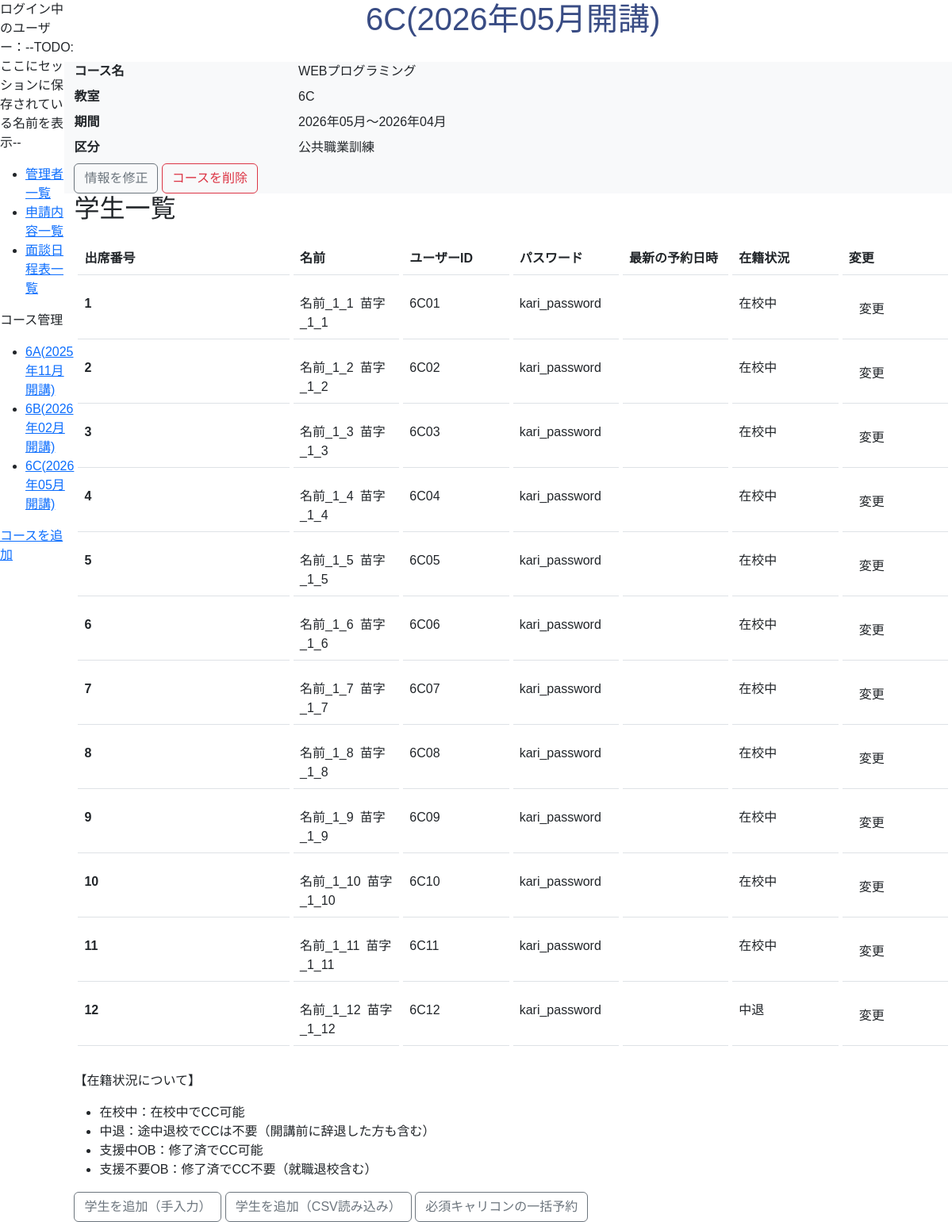
The app's page /admin/student.php?courses_id=1, older data.
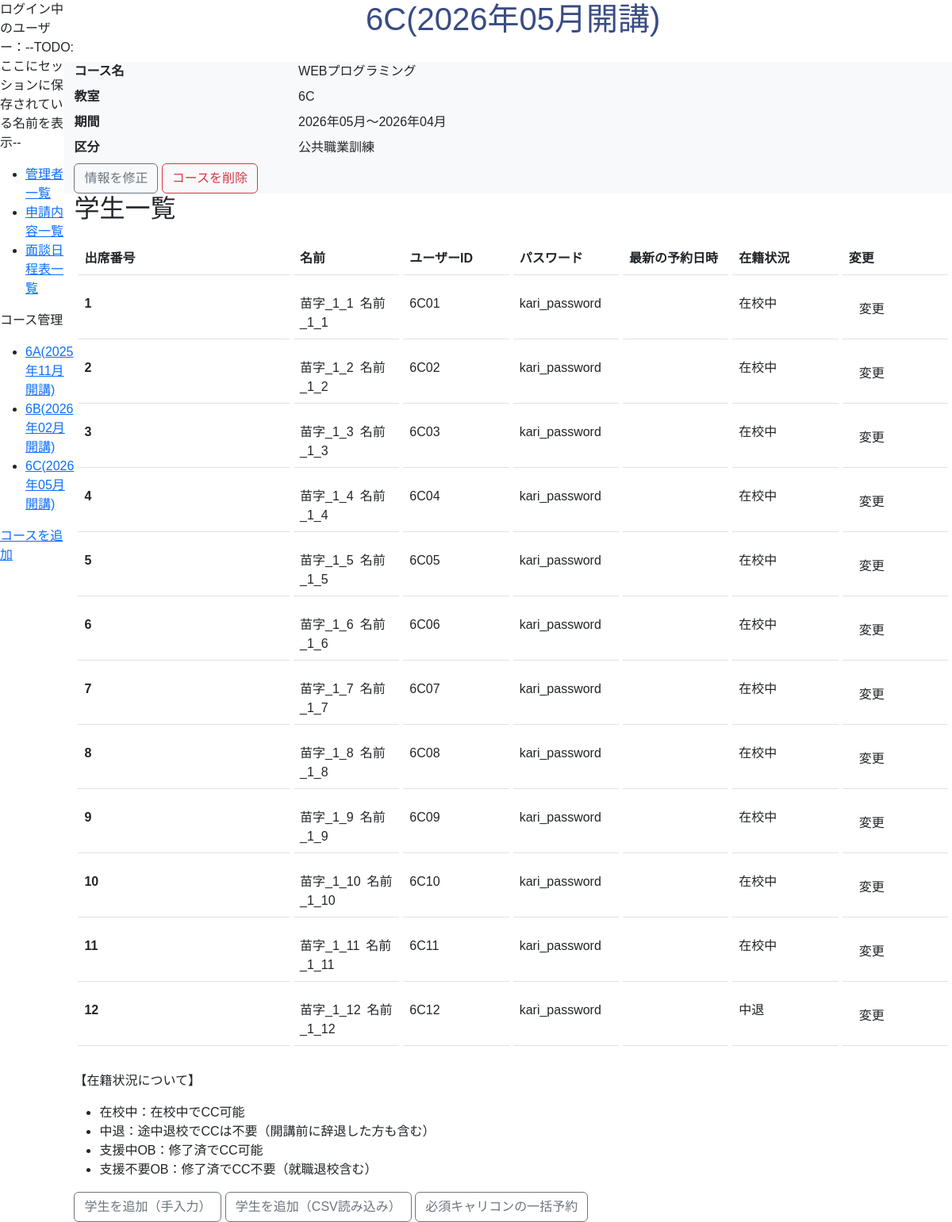
The same page, newer data.
### tables this page shows
CREATE TABLE `m_courses` (
  `id` int(11) NOT NULL,
  `name` varchar(255) NOT NULL,
  `start_date` date NOT NULL,
  `end_date` date NOT NULL,
  `course_type` int(11) NOT NULL,
  `classroom_id` int(11) NOT NULL,
  `is_deleted` tinyint(1) NOT NULL DEFAULT 0,
  `created_at` datetime NOT NULL DEFAULT current_timestamp(),
  `updated_at` datetime NOT NULL DEFAULT current_timestamp() ON UPDATE current_timestamp()
);

CREATE TABLE `m_classrooms` (
  `id` int(11) NOT NULL,
  `name` varchar(255) NOT NULL,
  `created_at` datetime NOT NULL DEFAULT current_timestamp(),
  `updated_at` datetime NOT NULL DEFAULT current_timestamp() ON UPDATE current_timestamp()
);

CREATE TABLE `m_students` (
  `id` int(11) NOT NULL,
  `student_no` int(11) NOT NULL,
  `last_name` varchar(255) NOT NULL,
  `first_name` varchar(255) NOT NULL,
  `password` varchar(255) NOT NULL,
  `course_id` int(11) NOT NULL,
  `enrollment_id` int(11) NOT NULL,
  `is_deleted` tinyint(1) NOT NULL DEFAULT 0,
  `created_at` datetime NOT NULL DEFAULT current_timestamp(),
  `updated_at` datetime NOT NULL DEFAULT current_timestamp() ON UPDATE current_timestamp()
);

### includes/functions.php (called while the page is built, shortened)
<?php
function db_connect()
{
    try {
        $dsn = 'mysql:dbname=' . DB_NAME . ';host=' . DB_HOST . ';charset=utf8mb4';
        $db = new PDO($dsn, DB_USER, DB_PASS);
        $db->setAttribute(PDO::ATTR_ERRMODE, PDO::ERRMODE_EXCEPTION);
        $db->setAttribute(PDO::ATTR_EMULATE_PREPARES, false);
        $db->setAttribute(PDO::ATTR_DEFAULT_FETCH_MODE, PDO::FETCH_ASSOC);
        return $db;
    } catch (PDOException $e) {
        exit('DB接続エラー: ' . $e->getMessage());
    }
}
function h($string)
{
    return htmlspecialchars($string, ENT_QUOTES, 'UTF-8');
}
function format_date($datetime, $type)
{
    $format_types = [
        1 => 'Y年m月d日 H:i:s',
        2 => 'Y年m月',
        3 => 'm月d日',
    ];
    return date($format_types[$type], strtotime($datetime));
}
function get_course_types_list()
{
    $course_types = array();
    try {
        $db = db_connect();
        $sql = 'SELECT * FROM m_course_types';
        $stmt = $db->prepare($sql);
        $stmt->execute();
        $result = $stmt->fetchAll(PDO::FETCH_ASSOC);
        foreach ($result as $row) {
            $course_types[$row['id']] = $row['name'];
        }
        return $course_types;
    } catch (PDOException $e) {
        exit('エラー: ' . $e->getMessage());
    }
}
function get_course_enrollments_list()
{
    $enrollments_types = array();
    try {
        $db = db_connect();
        $sql = 'SELECT * FROM m_enrollments';
        $stmt = $db->prepare($sql);
        $stmt->execute();
        $result = $stmt->fetchAll(PDO::FETCH_ASSOC);
        foreach ($result as $row) {
            $enrollments_types[$row['id']] = $row['name'];
        }
        return $enrollments_types;
    } catch (PDOException $e) {
        exit('エラー: ' . $e->getMessage());
    }
}

### admin/student.php (the view, shortened to what this page needs)
<?php
require_once __DIR__ . '/../includes/functions.php';
$db = db_connect();
$courses_id = htmlspecialchars($_GET['courses_id']);
try {
    $sql = 'SELECT * FROM m_courses WHERE m_courses.id  = :courses_id AND m_courses.is_deleted = 0';
    $stmt = $db->prepare($sql);
    $stmt->bindParam(':courses_id', $courses_id, PDO::PARAM_INT);
    $stmt->execute();
    $result = $stmt->fetch(PDO::FETCH_ASSOC);
    $sql = 'SELECT * FROM m_students WHERE m_students.course_id  = :courses_id AND m_students.is_deleted = 0';
    $stmt = $db->prepare($sql);
    $stmt->bindParam(':courses_id', $courses_id, PDO::PARAM_INT);
    $stmt->execute();
    $student_result = $stmt->fetchAll(PDO::FETCH_ASSOC);
} catch (PDOException $e) {
    exit('エラー:' . $e->getMessage());
}
$type = get_course_types_list();
?>
<!DOCTYPE html>
<html lang="ja">
<head>
    <link href="https://cdn.jsdelivr.net/npm/bootstrap@5.3.0/dist/css/bootstrap.min.css" rel="stylesheet">
    <link rel="stylesheet" href="../css/style.css">
</head>
<body class="admin-wrapper">
    <?php
    require dirname(__FILE__) . '/sidebar.php';
    ?>
    <section class="admin-main-wrapper">
        <h1><?php echo h($course['classroom_name']) ?>(<?php echo h(format_date($course['start_date'], 2)) ?>開講)</h1>
        <form class="row card-body bg-light" action="./course_del_do.php" method="post" onsubmit="return confirm('このコースを削除してよろしいですか？')">
            <dt class="col-sm-3">コース名</dt>
            <dd class="col-sm-9"><?php echo h($result['name']) ?></dd>
            <dt class="col-sm-3">教室</dt>
            <dd class="col-sm-9"><?php echo h($course['classroom_name']) ?></dd>
            <dt class="col-sm-3">期間</dt>
            <dd class="col-sm-9"><?php echo h(format_date($course['start_date'], 2)) ?>～<?php echo h(format_date($result['end_date'], 2)) ?></dd>
            <dt class="col-sm-3">区分</dt>
            <dd class="col-sm-9"><?php echo h($type[$result['course_type']]) ?></dd>
            <div>
                <a href="./course_edit.php?courses_id=<?php echo h($result['id']) ?>" class="btn btn-outline-secondary  d-inline-block">情報を修正</a>
                <input type="submit" class="btn btn-outline-danger d-inline-block" value="コースを削除">
            </div>
        </form>
        <h2>学生一覧</h2>
        <table class="table table-hover">
            <thead>
                <tr>
                    <th scope="col">出席番号</th>
                    <th scope="col">名前</th>
                    <th scope="col">ユーザーID</th>
                    <th scope="col">パスワード</th>
                    <th scope="col">最新の予約日時</th>
                    <th scope="col">在籍状況</th>
                    <th scope="col">変更</th>
                </tr>
            </thead>
            <tbody>
                <?php
                $enrollments = get_course_enrollments_list();
                ?>
                <?php
                foreach ($student_result as $student):
                ?>
                    <tr>
                        <th scope="row"><?php echo h($student['student_no']) ?></th>
                        <td><?php echo h($student['last_name']) ?>&ensp;<?php echo h($student['first_name']) ?></td>
                        <td><?php echo h($course['classroom_name']) ?><?php echo h(sprintf('%02d', $student['student_no'])) ?></td>
                        <td><?php echo h($student['password']) ?></td>
                        <td></td>
                        <td><?php echo h($enrollments[$student['enrollment_id']]) ?></td>
                        <td><a href="./student_edit.php?student_no=<?php echo h($student['student_no']) ?>" class="btn">変更</a></td>
                    </tr>
                <?php endforeach; ?>
            </tbody>
        </table>
        <p>【在籍状況について】</p>
        <ul>
            <li>在校中：在校中でCC可能</li>
            <li>中退：途中退校でCCは不要（開講前に辞退した方も含む）</li>
            <li>支援中OB：修了済でCC可能</li>
            <li>支援不要OB：修了済でCC不要（就職退校含む）</li>
        </ul>
        <a href="./student_add.php" class="btn btn-outline-secondary  d-inline-block">学生を追加（手入力）</a>
        <button id="student_add" class="btn btn-outline-secondary  d-inline-block">学生を追加（CSV読み込み）</button>
        <a href="./required_add.php" class="btn btn-outline-secondary  d-inline-block">必須キャリコンの一括予約</a>
    </section>
</body>
</html>

### admin/sidebar.php
<?php
$sql = "SELECT m_courses.id as courses_id,m_courses.name as courses_name, start_date,m_classrooms.name as classroom_name FROM m_courses INNER JOIN m_classrooms ON m_courses.classroom_id = m_classrooms.id  ORDER BY start_date ASC";
$stmt = $db->prepare($sql);
$stmt->execute();
$course_list = $stmt->fetchAll(PDO::FETCH_ASSOC);
?>
<aside class="admin-sidebar-wrapper">
    <p>ログイン中のユーザー：--TODO:ここにセッションに保存されている名前を表示--</p>
    <nav>
        <ul>
            <li><a href="staff.php">管理者一覧</a></li>
            <li><a href="index.php">申請内容一覧</a></li>
            <li><a href="schedule.php">面談日程表一覧</a></li>
        </ul>
        <div id="course">
            <p>コース管理</p>
            <ul>
                <?php
                foreach ($course_list as $course):
                ?>
                    <li><a href="student.php?courses_id=<?php echo h($course['courses_id']) ?>"><?php echo h($course['classroom_name']) ?>(<?php echo h(format_date($course['start_date'], 2)) ?>開講)</a></li>
                <?php endforeach; ?>
            </ul>
            <a href="course_add.php">コースを追加</a>
        </div>
    </nav>
</aside>

### css/style.css (style rules this page uses)
.admin-wrapper { display: flex; }
.admin-sidebar-wrapper { width: 30%; }
body { font-family: 'LINE Seed JP', sans-serif; }
table { border-collapse: separate; border-spacing: 5px 16px; table-layout: fixed; width: 100%; }
table td, table th { padding: 1.0rem 0.6rem; }
th:first-child, td:first-child { width: 25%; }
h1 { text-align: center; color: #394C84; margin-bottom: 30px; }
.btn { display: flex; align-items: center; margin-left: auto; }

Row changes from the older to the newer data that the page shows:
changed m_students "苗字_1_1": last_name "名前_1_1" → "苗字_1_1"; first_name "苗字_1_1" → "名前_1_1"
changed m_students "苗字_1_2": last_name "名前_1_2" → "苗字_1_2"; first_name "苗字_1_2" → "名前_1_2"
changed m_students "苗字_1_3": last_name "名前_1_3" → "苗字_1_3"; first_name "苗字_1_3" → "名前_1_3"
changed m_students "苗字_1_4": last_name "名前_1_4" → "苗字_1_4"; first_name "苗字_1_4" → "名前_1_4"
changed m_students "苗字_1_5": last_name "名前_1_5" → "苗字_1_5"; first_name "苗字_1_5" → "名前_1_5"
changed m_students "苗字_1_6": last_name "名前_1_6" → "苗字_1_6"; first_name "苗字_1_6" → "名前_1_6"
changed m_students "苗字_1_7": last_name "名前_1_7" → "苗字_1_7"; first_name "苗字_1_7" → "名前_1_7"
changed m_students "苗字_1_8": last_name "名前_1_8" → "苗字_1_8"; first_name "苗字_1_8" → "名前_1_8"
changed m_students "苗字_1_9": last_name "名前_1_9" → "苗字_1_9"; first_name "苗字_1_9" → "名前_1_9"
changed m_students "苗字_1_10": last_name "名前_1_10" → "苗字_1_10"; first_name "苗字_1_10" → "名前_1_10"
changed m_students "苗字_1_11": last_name "名前_1_11" → "苗字_1_11"; first_name "苗字_1_11" → "名前_1_11"
changed m_students "苗字_1_12": last_name "名前_1_12" → "苗字_1_12"; first_name "苗字_1_12" → "名前_1_12"
